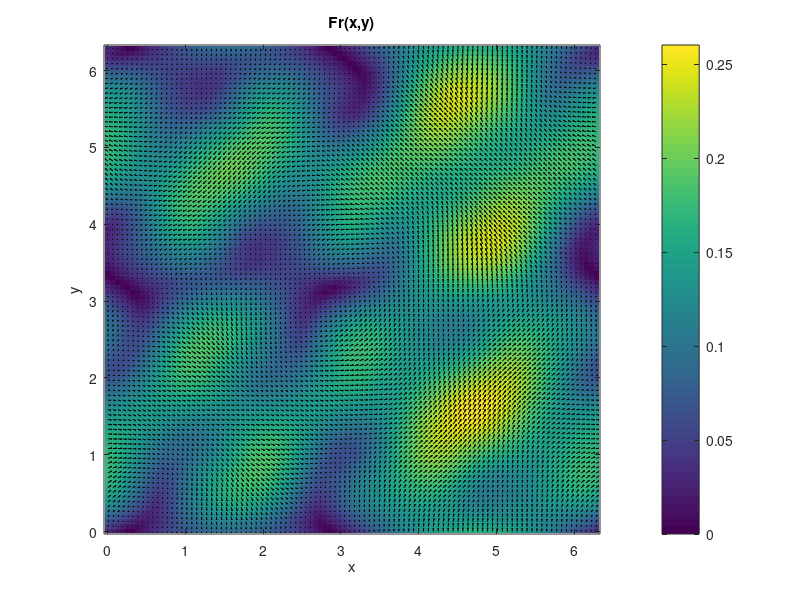

MATLAB code to generate this figure:
[x,y] = meshgrid(linspace(0,2*pi,100));
rho = 7900;
mu = 1e-1;
g = 9.81;
L = (max(max(x)) + max(max(y)))/2;

u =  sin(y) + 0.5*cos(3*x).*sin(2*y);
v = -sin(x) + 0.5*sin(3*y).*cos(2*x)+rand;


speed = sqrt(u.^2 + v.^2);
Re = rho * speed .* L / mu; % Trägheitskräfte zu viskosen Kräfte


Fr = speed ./ sqrt(g .* L);

figure
imagesc(x(1,:), y(:,1), Fr)
set(gca,'YDir','normal')
colorbar
xlabel('x')
ylabel('y')
title('Fr(x,y)')

hold on
quiver(x,y,u,v,'k')
hold off
